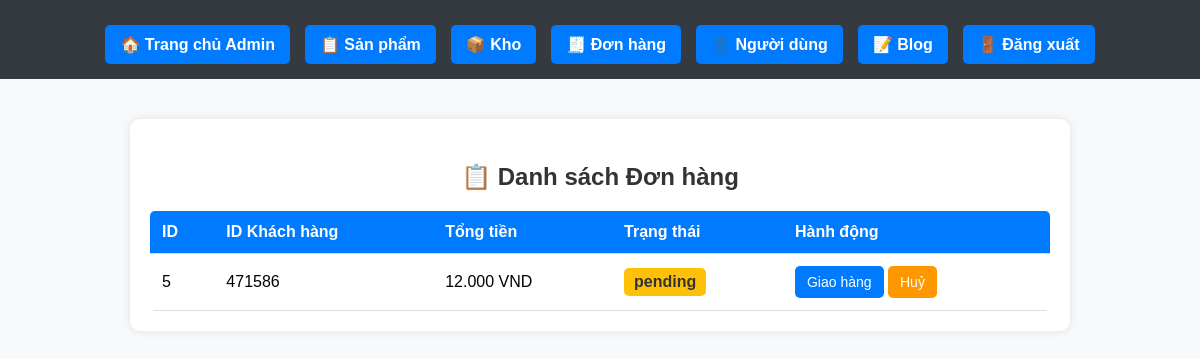
/admin/manage_orders.php (signed in), run on an earlier commit of the app's database.
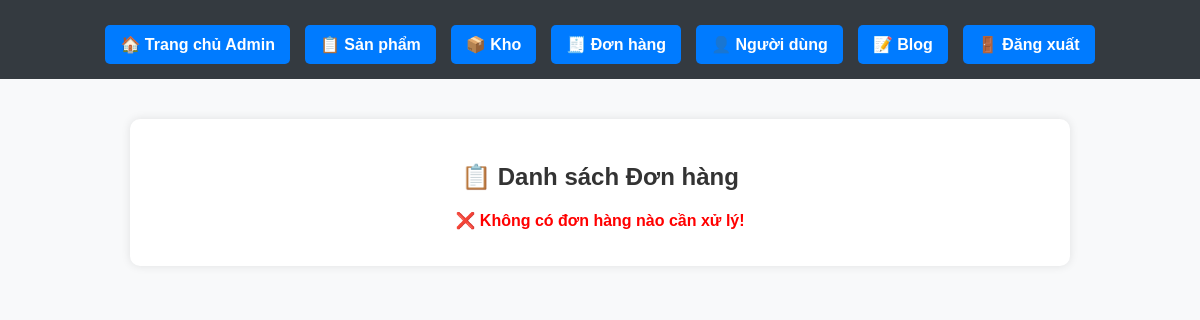
And on a later commit of the database.
### tables this page shows
CREATE TABLE `orders` (
  `order_id` int(11) NOT NULL,
  `user_id` int(11) DEFAULT NULL,
  `total_price` decimal(10,2) NOT NULL,
  `order_status` enum('pending','shipped','canceled') DEFAULT 'pending',
  `created_at` timestamp NOT NULL DEFAULT current_timestamp(),
  `payment_method` varchar(50) NOT NULL DEFAULT 'cod'
);

### admin/manage_orders.php (the view, shortened to what this page needs)
<?php
require_once __DIR__ . '/../database/db_connect.php';
?>
<!DOCTYPE html>
<html lang="vi">
<head>
    <link rel="stylesheet" href="../assets/css/admin.css">
</head>
<body>
<?php include_once __DIR__ . '/nav_admin.php'; ?>
<section>
    <h3>📋 Danh sách Đơn hàng</h3>
    <?php
    $query = "SELECT order_id, user_id, total_price, order_status
              FROM orders
              WHERE order_status NOT IN ('shipped', 'canceled')
              ORDER BY order_id DESC";
    $result = $conn->query($query);
    ?>
    <?php if ($result && $result->num_rows > 0): ?>
        <table class="admin-table">
            <thead>
            <tr>
                <th>ID</th>
                <th>ID Khách hàng</th>
                <th>Tổng tiền</th>
                <th>Trạng thái</th>
                <th>Hành động</th>
            </tr>
            </thead>
            <tbody>
            <?php while ($row = $result->fetch_assoc()): ?>
                <tr>
                    <td><?= htmlspecialchars($row['order_id']) ?></td>
                    <td><?= htmlspecialchars($row['user_id']) ?></td>
                    <td><?= number_format($row['total_price'], 0, ',', '.') ?> VND</td>
                    <td>
                        <span class="order-status <?= strtolower($row['order_status']) ?>">
                            <?= htmlspecialchars($row['order_status']) ?>
                        </span>
                    </td>
                    <td>
                        <a class="btn btn-primary"
                           href="?id=<?= $row['order_id'] ?>&status=shipped"
                           onclick="return confirm('Xác nhận giao đơn hàng #<?= $row['order_id'] ?>?')">
                            Giao hàng
                        </a>
                        <a class="btn btn-warning"
                           href="?id=<?= $row['order_id'] ?>&status=canceled"
                           onclick="return confirm('Bạn chắc chắn muốn huỷ đơn hàng #<?= $row['order_id'] ?>?')">
                            Huỷ
                        </a>
                    </td>
                </tr>
            <?php endwhile; ?>
            </tbody>
        </table>
    <?php else: ?>
        <p class="error-message">❌ Không có đơn hàng nào cần xử lý!</p>
    <?php endif; ?>
</section>
</body>
</html>

What changed in the data, as far as the page shows it:
removed orders: order_id "5", user "471586", total_price "12.000", order_status "pending"
Also different on the page:
text no longer shown: "ID ID Khách hàng Tổng tiền Trạng thái Hành động"
text now shown: "❌ Không có đơn hàng nào cần xử lý!"
